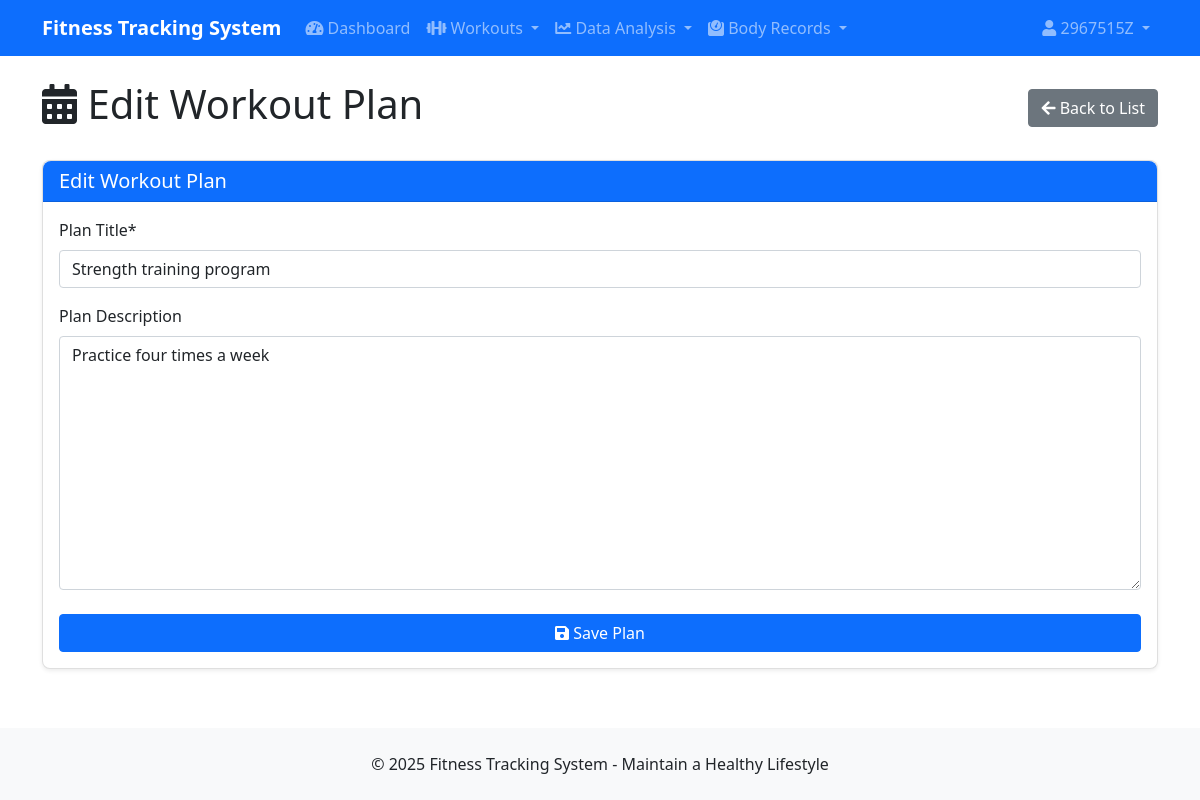
The app's page /workouts/plans/1/update/ (signed in) with its own data.
### users/models.py (models this page shows, shortened)
class CustomUser(AbstractUser):
    GENDER_CHOICES = (
        ('M', 'Male'),
        ('F', 'Female'),
        ('O', 'Other'),
    )
    gender = models.CharField(_('Gender'), max_length=1, choices=GENDER_CHOICES, blank=True)
    birth_date = models.DateField(_('Birth Date'), null=True, blank=True)
    height = models.FloatField(_('Height(cm)'), null=True, blank=True)
    weight = models.FloatField(_('Weight(kg)'), null=True, blank=True)
    profile_picture = models.ImageField(_('Profile Picture'), upload_to='profile_pics', blank=True)
    bio = models.TextField(_('Bio'), blank=True)
    target_weight = models.FloatField(_('target_weight(kg)'), null=True, blank=True)
    class Meta:
        verbose_name = _('User')
        verbose_name_plural = _('User')

### workouts/models.py (models this page shows, shortened)
class WorkoutPlan(models.Model):
    user = models.ForeignKey(CustomUser, on_delete=models.CASCADE, related_name='workout_plans')
    title = models.CharField(_('Plan Title'), max_length=200)
    description = models.TextField(_('Plan Description'), blank=True)
    created_at = models.DateTimeField(_('Created At'), auto_now_add=True)
    updated_at = models.DateTimeField(_('Updated At'), auto_now=True)
    class Meta:
        verbose_name = _('WorkoutPlan')
        verbose_name_plural = _('WorkoutPlan')
        ordering = ['-created_at']

### workouts/views.py (the view, shortened to what this page needs)
# urls.py: path('plans/<int:pk>/update/', views.WorkoutPlanUpdateView.as_view(), name='plan-update'),
class WorkoutPlanUpdateView(LoginRequiredMixin, UserPassesTestMixin, UpdateView):
    model = WorkoutPlan
    form_class = WorkoutPlanForm
    template_name = 'workouts/plan_form.html'
    def test_func(self):
        plan = self.get_object()
        return self.request.user == plan.user

### workouts/forms.py
class WorkoutPlanForm(forms.ModelForm):
    class Meta:
        model = WorkoutPlan
        fields = ('title', 'description')

### templates/workouts/plan_form.html (shortened to what this page needs)
{% extends 'base.html' %}
{% load crispy_forms_tags %}
{% block content %}
<div class="d-flex justify-content-between align-items-center mb-4">
    <h1><i class="fas fa-calendar-alt"></i> {% if form.instance.pk %}Edit{% else %}New{% endif %} Workout Plan</h1>
    <a href="{% url 'plan-list' %}" class="btn btn-secondary">
        <i class="fas fa-arrow-left"></i> Back to List
    </a>
</div>
<div class="card">
    <div class="card-header bg-primary text-white">
        <h5 class="card-title mb-0">{% if form.instance.pk %}Edit{% else %}Create{% endif %} Workout Plan</h5>
    </div>
    <div class="card-body">
        <form method="POST">
            {{ form|crispy }}
            <div class="d-grid gap-2 mt-4">
                <button type="submit" class="btn btn-primary">
                    <i class="fas fa-save"></i> Save Plan
                </button>
            </div>
        </form>
    </div>
</div>
{% endblock %}

### templates/base.html (shortened to what this page needs)
<!DOCTYPE html>
<html lang="en">
<head>
    <link href="https://cdn.jsdelivr.net/npm/bootstrap@5.1.3/dist/css/bootstrap.min.css" rel="stylesheet">
    <link rel="stylesheet" href="https://cdnjs.cloudflare.com/ajax/libs/font-awesome/5.15.4/css/all.min.css">
    <link rel="stylesheet" href="https://cdnjs.cloudflare.com/ajax/libs/bootstrap-datepicker/1.9.0/css/bootstrap-datepicker.min.css">
    <link rel="stylesheet" href="/static/css/style.css">
</head>
<body>
    <nav class="navbar navbar-expand-lg navbar-dark bg-primary">
        <div class="container">
            <a class="navbar-brand" href="{% url 'dashboard' %}">Fitness Tracking System</a>
            <div class="collapse navbar-collapse" id="navbarNav">
                <ul class="navbar-nav me-auto">
                    {% if user.is_authenticated %}
                    <li class="nav-item">
                        <a class="nav-link" href="{% url 'dashboard' %}">
                            <i class="fas fa-tachometer-alt"></i> Dashboard
                        </a>
                    </li>
                    <li class="nav-item dropdown">
                        <a class="nav-link dropdown-toggle" href="#" id="workoutDropdown" role="button" data-bs-toggle="dropdown">
                            <i class="fas fa-dumbbell"></i> Workouts
                        </a>
                    </li>
                    <li class="nav-item dropdown">
                        <a class="nav-link dropdown-toggle" href="#" id="analysisDropdown" role="button" data-bs-toggle="dropdown">
                            <i class="fas fa-chart-line"></i> Data Analysis
                        </a>
                    </li>
                    <li class="nav-item dropdown">
                        <a class="nav-link dropdown-toggle" href="#" id="bodyDropdown" role="button" data-bs-toggle="dropdown">
                            <i class="fas fa-weight"></i> Body Records
                        </a>
                    </li>
                    {% endif %}
                </ul>
                <ul class="navbar-nav">
                    {% if user.is_authenticated %}
                    <li class="nav-item dropdown">
                        <a class="nav-link dropdown-toggle" href="#" id="userDropdown" role="button" data-bs-toggle="dropdown">
                            <i class="fas fa-user"></i> {{ user.username }}
                        </a>
                    </li>
                    {% endif %}
                </ul>
            </div>
        </div>
    </nav>
    <div class="container mt-4 mb-5">
        {% block content %}{% endblock %}
    </div>
    <footer class="bg-light py-4 mt-auto">
        <div class="container text-center">
            <p class="mb-0">&copy; 2025 Fitness Tracking System - Maintain a Healthy Lifestyle</p>
        </div>
    </footer>
</body>
</html>

### static/css/style.css (style rules this page uses)
body { display: flex; flex-direction: column; min-height: 100vh; }
.container { flex: 1; }
.navbar-brand { font-weight: bold; }
.card { box-shadow: 0 0.125rem 0.25rem rgba(0, 0, 0, 0.075); border-radius: 0.5rem; }
.card-header { border-top-left-radius: 0.5rem !important; border-top-right-radius: 0.5rem !important; }
.btn { border-radius: 0.25rem; }

### records on screen
CustomUser: username "2967515Z"
WorkoutPlan: title "Strength training program", description "Practice four times a week"
